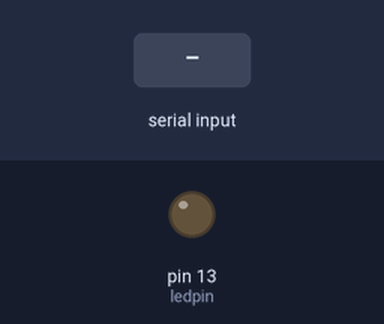
The sketch below on a simulated Arduino Uno, built with avr-gcc and run on an emulated ATmega328P. Parts: output pins drawn as LEDs (lit = HIGH). The test bench sets the inputs (shaded band). What the sketch prints to the serial monitor is not drawn.

Above: at 1.2 s.
1.3 s: "R" received over Serial
At 1.9 s:
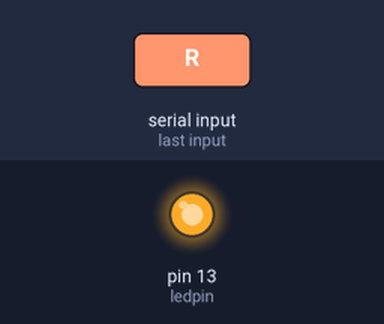
Timing chart, 0 to 4.3 s (numbered marks = the images above; inputs shaded):
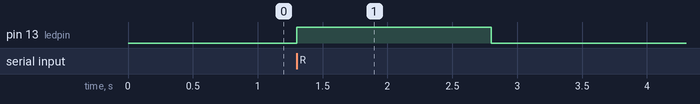

The sketch:

hello_world.ino
```cpp
int val; //define variable val
int ledpin=13; // define digital interface 13
void setup()
{
  Serial.begin(9600); // set the baud rate at 9600 to match the software set up. When connected to a specific device, (e.g. bluetooth), the baud rate needs to be the same with it.
  pinMode(ledpin,OUTPUT); // initialize digital pin 13 as output. When using I/O ports on an Arduino, this kind of set up is always needed.
}
void loop()
{
  val=Serial.read(); // read the instruction or character from PC to Arduino, and assign them to Val.
  if(val=='R') // determine if the instruction or character received is “R”.
  {  // if it’s “R”,
    digitalWrite(ledpin,HIGH); // set the LED on digital pin 13 on.
    delay(1500);
    digitalWrite(ledpin,LOW); // set the LED on digital pin 13 off.
    delay(1500);
    Serial.println("Hello World!"); // display“Hello World！”string.
  }
}
```

Measured:
- after the input at 1.3 s, pin 13 (ledpin): LOW → HIGH at once, → LOW 1.5 s later
